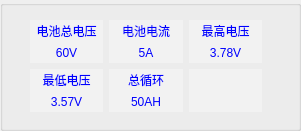
     <widget class="QGroupBox" name="groupBox_2">
      <property name="geometry">
       <rect>
        <x>10</x>
        <y>180</y>
        <width>301</width>
        <height>131</height>
       </rect>
      </property>
      <property name="title">
       <string/>
      </property>
      <widget class="QWidget" name="layoutWidget2">
       <property name="geometry">
        <rect>
         <x>30</x>
         <y>20</y>
         <width>232</width>
         <height>92</height>
        </rect>
       </property>
       <layout class="QVBoxLayout" name="verticalLayout_46">
        <item>
         <layout class="QHBoxLayout" name="horizontalLayout_21">
          <item>
           <layout class="QVBoxLayout" name="verticalLayout_6">
            <property name="spacing">
             <number>0</number>
            </property>
            <item>
             <widget class="QLabel" name="label_21">
              <property name="minimumSize">
               <size>
                <width>70</width>
                <height>0</height>
               </size>
              </property>
              <property name="styleSheet">
               <string notr="true">background-color: rgb(242, 242, 242);
color: blue;</string>
              </property>
              <property name="text">
               <string>电池总电压</string>
              </property>
              <property name="alignment">
               <set>Qt::AlignCenter</set>
              </property>
             </widget>
            </item>
            <item>
             <widget class="QLabel" name="batteryTotalDianyaLabel">
              <property name="minimumSize">
               <size>
                <width>70</width>
                <height>0</height>
               </size>
              </property>
              <property name="styleSheet">
               <string notr="true">background-color: rgb(242, 242, 242);
color: blue;</string>
              </property>
              <property name="text">
               <string>60V</string>
              </property>
              <property name="alignment">
               <set>Qt::AlignCenter</set>
              </property>
             </widget>
            </item>
           </layout>
          </item>
          <item>
           <layout class="QVBoxLayout" name="verticalLayout_8">
            <property name="spacing">
             <number>0</number>
            </property>
            <item>
             <widget class="QLabel" name="label_46">
              <property name="minimumSize">
               <size>
                <width>70</width>
                <height>0</height>
               </size>
              </property>
              <property name="styleSheet">
               <string notr="true">background-color: rgb(242, 242, 242);
color: blue;</string>
              </property>
              <property name="text">
               <string>电池电流</string>
              </property>
              <property name="alignment">
               <set>Qt::AlignCenter</set>
              </property>
             </widget>
            </item>
            <item>
             <widget class="QLabel" name="batteryDianliuLabel">
              <property name="minimumSize">
               <size>
                <width>70</width>
                <height>0</height>
               </size>
              </property>
              <property name="styleSheet">
               <string notr="true">background-color: rgb(242, 242, 242);
color: blue;</string>
              </property>
              <property name="text">
               <string>5A</string>
              </property>
              <property name="alignment">
               <set>Qt::AlignCenter</set>
              </property>
             </widget>
            </item>
           </layout>
          </item>
          <item>
           <layout class="QVBoxLayout" name="verticalLayout_9">
            <property name="spacing">
             <number>0</number>
            </property>
            <item>
             <widget class="QLabel" name="label_47">
              <property name="minimumSize">
               <size>
                <width>70</width>
                <height>0</height>
               </size>
              </property>
              <property name="styleSheet">
               <string notr="true">background-color: rgb(242, 242, 242);
color: blue;</string>
              </property>
              <property name="text">
               <string>最高电压</string>
              </property>
              <property name="alignment">
               <set>Qt::AlignCenter</set>
              </property>
             </widget>
            </item>
            <item>
             <widget class="QLabel" name="maxDianyaLabel">
              <property name="minimumSize">
               <size>
                <width>70</width>
                <height>0</height>
               </size>
              </property>
              <property name="styleSheet">
               <string notr="true">background-color: rgb(242, 242, 242);
color: blue;</string>
              </property>
              <property name="text">
               <string>3.78V</string>
              </property>
              <property name="alignment">
               <set>Qt::AlignCenter</set>
              </property>
             </widget>
            </item>
           </layout>
          </item>
         </layout>
        </item>
        <item>
         <layout class="QHBoxLayout" name="horizontalLayout_22">
          <item>
           <layout class="QVBoxLayout" name="verticalLayout_10">
            <property name="spacing">
             <number>0</number>
            </property>
            <item>
             <widget class="QLabel" name="label_49">
              <property name="minimumSize">
               <size>
                <width>70</width>
                <height>0</height>
               </size>
              </property>
              <property name="styleSheet">
               <string notr="true">background-color: rgb(242, 242, 242);
color: blue;</string>
              </property>
              <property name="text">
               <string>最低电压</string>
              </property>
              <property name="alignment">
               <set>Qt::AlignCenter</set>
              </property>
             </widget>
            </item>
            <item>
             <widget class="QLabel" name="minDianyaLabel">
              <property name="minimumSize">
               <size>
                <width>70</width>
                <height>0</height>
               </size>
              </property>
              <property name="styleSheet">
               <string notr="true">background-color: rgb(242, 242, 242);
color: blue;</string>
              </property>
              <property name="text">
               <string>3.57V</string>
              </property>
              <property name="alignment">
               <set>Qt::AlignCenter</set>
              </property>
             </widget>
            </item>
           </layout>
          </item>
          <item>
           <layout class="QVBoxLayout" name="verticalLayout_11">
            <property name="spacing">
             <number>0</number>
            </property>
            <item>
             <widget class="QLabel" name="label_51">
              <property name="minimumSize">
               <size>
                <width>70</width>
                <height>0</height>
               </size>
              </property>
              <property name="styleSheet">
               <string notr="true">background-color: rgb(242, 242, 242);
color: blue;</string>
              </property>
              <property name="text">
               <string>总循环</string>
              </property>
              <property name="alignment">
               <set>Qt::AlignCenter</set>
              </property>
             </widget>
            </item>
            <item>
             <widget class="QLabel" name="totalLoopLabel">
              <property name="minimumSize">
               <size>
                <width>70</width>
                <height>0</height>
               </size>
              </property>
              <property name="styleSheet">
               <string notr="true">background-color: rgb(242, 242, 242);
color: blue;</string>
              </property>
              <property name="text">
               <string>50AH</string>
              </property>
              <property name="alignment">
               <set>Qt::AlignCenter</set>
              </property>
             </widget>
            </item>
           </layout>
          </item>
          <item>
           <layout class="QVBoxLayout" name="verticalLayout_45">
            <property name="spacing">
             <number>0</number>
            </property>
            <item>
             <widget class="QLabel" name="label_120">
              <property name="minimumSize">
               <size>
                <width>70</width>
                <height>0</height>
               </size>
              </property>
              <property name="styleSheet">
               <string notr="true">background-color: rgb(242, 242, 242);</string>
              </property>
              <property name="text">
               <string/>
              </property>
              <property name="alignment">
               <set>Qt::AlignCenter</set>
              </property>
             </widget>
            </item>
            <item>
             <widget class="QLabel" name="label_121">
              <property name="minimumSize">
               <size>
                <width>70</width>
                <height>0</height>
               </size>
              </property>
              <property name="styleSheet">
               <string notr="true">background-color: rgb(242, 242, 242);</string>
              </property>
              <property name="text">
               <string/>
              </property>
              <property name="alignment">
               <set>Qt::AlignCenter</set>
              </property>
             </widget>
            </item>
           </layout>
          </item>
         </layout>
        </item>
       </layout>
      </widget>
     </widget>
